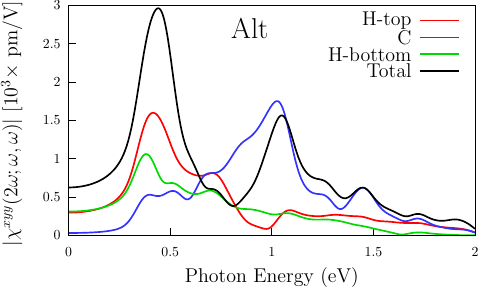

Reproduce this figure in gnuplot.
set terminal mp color dashed latex 11

set colors classic

set label 1 '\huge Alt' at graph 0.4 , 0.9

set xlabel "{\\Large Photon Energy (eV)}"

scale=1/(1852.1203715000001*1e-6)
abso(w,x,y,z)=(sqrt((w+y)**2+(x+z)**2))

set xtics nomirror
set ytics nomirror

unset zeroaxis
#set label 1 "{\\Large C$_{16}$H$_{8}$-alt}"   at graph 0.75, graph 0.40 
set ylabel '{\Large $|\chi^{xyy}(2\omega;\omega,\omega)|$ [$10^{3}\times$ pm/V] }'

### nonlocal comparison

set key top right
# set yrange [0:3]


set output "shg-lay-alt.mp"
p "data/alt/res-nospin_0-2eV/shgC.sm_0.08_xyy_14452_1_65-nospin_scissor_0_Nc_41"   u 1:(0.9*1e-3*scale*abso($2,$3,$4,$5)) t '\Large H-top'    w l lw 2 lt 2 ,\
  "data/alt/res-nospin_0-2eV/shgC.sm_0.08_xyy_14452_2_65-nospin_scissor_0_Nc_41"   u 1:(0.9*1e-3*scale*abso($2,$3,$4,$5)) t '\Large C'        w l lw 2 lt 3 ,\
  "data/alt/res-nospin_0-2eV/shgC.sm_0.08_xyy_14452_3_65-nospin_scissor_0_Nc_41"   u 1:(0.9*1e-3*scale*abso($2,$3,$4,$5)) t '\Large H-bottom' w l lw 2 lt 5 ,\
  "data/alt/res-nospin_0-2eV/shgL.vnl.sm_0.08_xyy_14452_65-nospin_scissor_0_Nc_41" u 1:(1e-3*abso($2,$3,$4,$5))           t '\Large Total'    w l lw 2 lt 1







